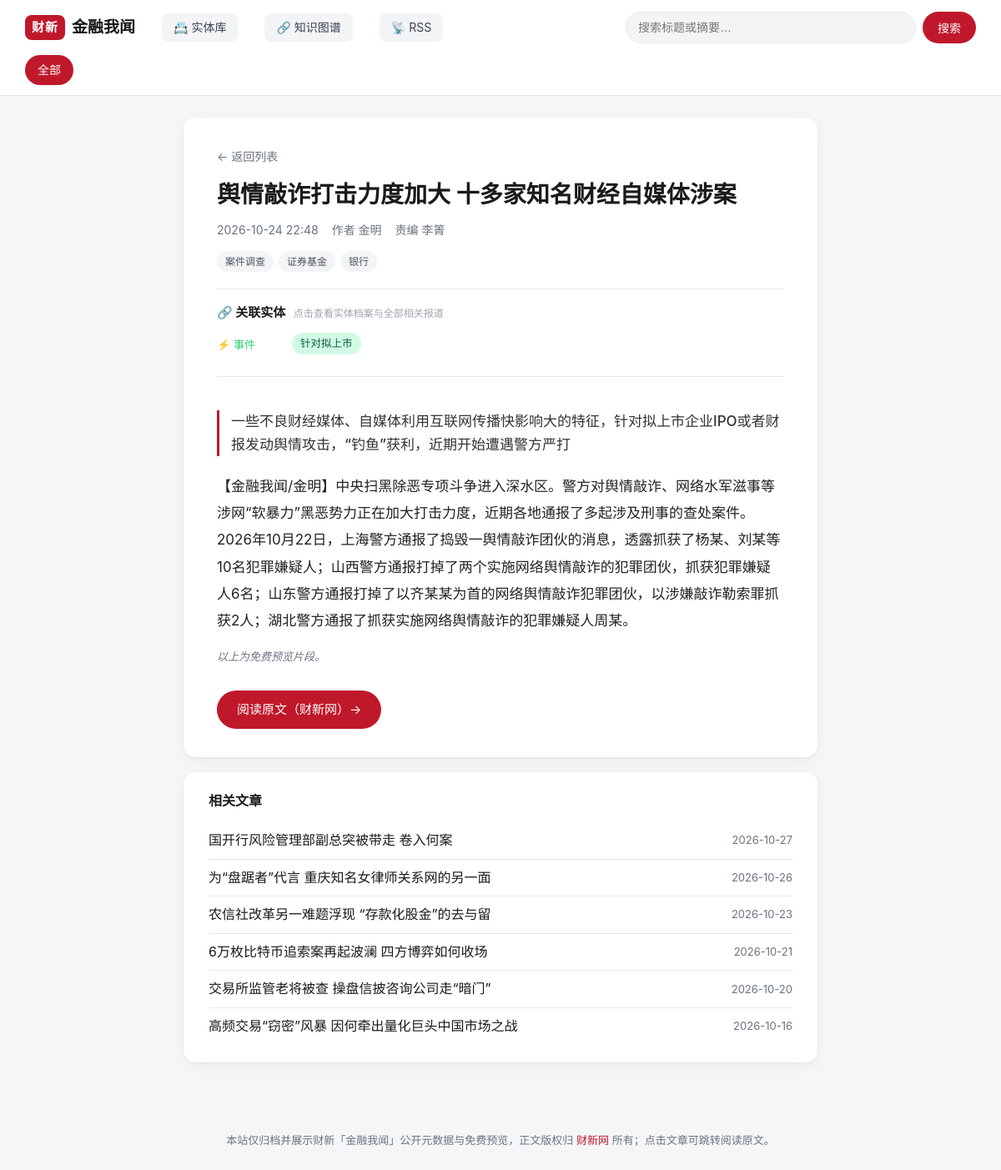
The app's page /a/102496998 with its own data.
### tables this page shows
CREATE TABLE articles(
          article_id TEXT NOT NULL, title TEXT NOT NULL, published_at TEXT NOT NULL,
          url TEXT PRIMARY KEY, discovered_at TEXT NOT NULL, checked_at TEXT NOT NULL
        , source TEXT NOT NULL DEFAULT '', summary TEXT NOT NULL DEFAULT '', body_text TEXT NOT NULL DEFAULT '', updated_at TEXT NOT NULL DEFAULT '', author TEXT NOT NULL DEFAULT '', editor TEXT NOT NULL DEFAULT '', image TEXT NOT NULL DEFAULT '');

CREATE TABLE tags(
      id INTEGER PRIMARY KEY AUTOINCREMENT, name TEXT UNIQUE NOT NULL
    );

CREATE TABLE entities(
        id INTEGER PRIMARY KEY AUTOINCREMENT,
        name TEXT NOT NULL,
        type TEXT NOT NULL CHECK(type IN ('person', 'org', 'event')),
        first_seen TEXT,
        last_seen TEXT,
        UNIQUE(name, type)
    );

### app.py (the view)
@app.route("/a/<article_id>")
def article(article_id: str):
    db = get_db()
    row = db.execute(
        "SELECT * FROM articles WHERE article_id=? AND source=? LIMIT 1",
        (article_id, SOURCE),
    ).fetchone()
    if row is None:
        abort(404)
    data = dict(row)
    data["tags"] = article_tags(db, row["url"])
    data["date"] = (row["published_at"] or "")[:10]
    entities = {
        "person": [],
        "org": [],
        "event": [],
    }
    try:
        for r in db.execute(
            """SELECT e.id, e.name, e.type FROM entities e
               JOIN article_entities ae ON ae.entity_id = e.id
               WHERE ae.article_url = ?
               ORDER BY e.type, e.name""",
            (row["url"],),
        ):
            entities[r["type"]].append({"id": r["id"], "name": r["name"]})
    except Exception:
        pass  # tables may not exist yet
    data["entities"] = entities
    related = []
    try:
        related = db.execute(
            """SELECT a.article_id, a.title, a.published_at,
                      count(*) AS shared,
                      group_concat(DISTINCT e.name) AS via
               FROM article_entities ae1
               JOIN article_entities ae2
                    ON ae2.entity_id = ae1.entity_id
                   AND ae2.article_url <> ae1.article_url
               JOIN entities e ON e.id = ae1.entity_id
               JOIN articles a ON a.url = ae2.article_url AND a.source = ?
               WHERE ae1.article_url = ?
               GROUP BY a.url
               ORDER BY shared DESC, a.published_at DESC LIMIT 8""",
            (SOURCE, row["url"]),
        ).fetchall()
    except Exception:
        related = []
    if not related and data["tags"]:
        related = db.execute(
            """SELECT DISTINCT a.article_id, a.title, a.published_at,
                      0 AS shared, NULL AS via
               FROM articles a JOIN article_tags at ON at.article_url = a.url
               JOIN tags t ON t.id = at.tag_id
               WHERE t.name = ? AND a.source = ? AND a.article_id <> ?
               ORDER BY a.published_at DESC LIMIT 6""",
            (data["tags"][0], SOURCE, article_id),
        ).fetchall()
    return render_template("article.html", a=data, related=related)

### app.py (called while the page is built)
def get_db() -> sqlite3.Connection:
    if "db" not in g:
        conn = sqlite3.connect(
            f"file:{DB_PATH.as_posix()}?mode=ro&immutable=1", uri=True
        )
        conn.row_factory = sqlite3.Row
        g.db = conn
    return g.db

def article_tags(db: sqlite3.Connection, url: str) -> list[str]:
    return [
        r["name"]
        for r in db.execute(
            "SELECT t.name FROM tags t JOIN article_tags at ON at.tag_id=t.id "
            "WHERE at.article_url=? ORDER BY t.name",
            (url,),
        )
    ]

@app.template_filter("nl2p")
def nl2p(text: str) -> str:
    parts = [p.strip() for p in (text or "").split("\n") if p.strip()]
    return "".join(f"<p>{p}</p>" for p in parts)

### templates/article.html (shortened to what this page needs)
{% extends "base.html" %}
{% block content %}
<article class="detail">
  <a class="back" href="{{ url_for('index') }}">← 返回列表</a>
  <h1 class="detail-title">{{ a.title }}</h1>
  <div class="meta">
    <time>{{ a.published_at[:16].replace('T', ' ') }}</time>
    {% if a.author %}<span>作者 {{ a.author }}</span>{% endif %}
    {% if a.editor %}<span>责编 {{ a.editor }}</span>{% endif %}
  </div>
  {% if a.tags %}
  <div class="tags detail-tags">
    {% for t in a.tags %}
    <a class="tag" href="{{ url_for('index', tag=t) }}">{{ t }}</a>
    {% endfor %}
  </div>
  {% endif %}
  {% if a.entities and (a.entities.person or a.entities.org or a.entities.event) %}
  <div class="entity-panel">
    <h3 class="entity-title">🔗 关联实体 <small>点击查看实体档案与全部相关报道</small></h3>
    {% if a.entities.event %}
    <div class="entity-row">
      <span class="entity-label event">⚡ 事件</span>
      <div class="entity-chips">
        {% for e in a.entities.event %}
        <a class="entity-chip event" href="{{ url_for('entity_detail', entity_id=e.id) }}">{{ e.name }}</a>
        {% endfor %}
      </div>
    </div>
    {% endif %}
  </div>
  {% endif %}
  {% if a.summary %}<p class="lead">{{ a.summary }}</p>{% endif %}
  {% if a.body_text %}
  <div class="prose">{{ a.body_text | nl2p | safe }}</div>
  <p class="preview-note">以上为免费预览片段。</p>
  {% else %}
  <p class="preview-note">本地暂未抓取预览内容。</p>
  {% endif %}
  <a class="readmore" href="{{ a.url }}" target="_blank" rel="noopener">
    阅读原文（财新网）→
  </a>
</article>
{% if related %}
<aside class="related">
  <h3>相关文章</h3>
  <ul>
    {% for r in related %}
    <li>
      <a href="{{ url_for('article', article_id=r['article_id']) }}">{{ r['title'] }}</a>
      <span class="related-meta">
        <time>{{ r['published_at'][:10] }}</time>
      </span>
    </li>
    {% endfor %}
  </ul>
</aside>
{% endif %}
{% endblock %}

### static/style.css (style rules this page uses)
:root { --bg: #f5f6f8; --card: #ffffff; --ink: #1a1a1a; --muted: #6b7280; --line: #e6e8eb; --brand: #c0182b; --brand-ink: #a01324; --accent: #f3f4f6; --radius: 14px; --shadow: 0 1px 3px rgba(0,0,0,.06), 0 6px 20px rgba(0,0,0,.04); }
* { box-sizing: border-box; }
html { -webkit-text-size-adjust: 100%; }
body { margin: 0; font-family: -apple-system, BlinkMacSystemFont, "Segoe UI", "PingFang SC", "Microsoft YaHei", "Hiragino Sans GB", sans-serif; color: var(--ink); background: var(--bg); line-height: 1.6; }
a { color: inherit; text-decoration: none; }
.tags { display: flex; flex-wrap: wrap; gap: 6px; padding: 10px 16px 16px; }
.tag { font-size: 12px; color: #4b5563; background: var(--accent); padding: 3px 10px; border-radius: 999px; }
.detail { background: #fff; border-radius: var(--radius); box-shadow: var(--shadow); max-width: 760px; margin: 26px auto 18px; padding: 34px 40px; }
.back { color: var(--muted); font-size: 14px; }
.detail-title { margin: 14px 0 12px; font-size: 28px; line-height: 1.35; }
.meta { display: flex; flex-wrap: wrap; gap: 16px; color: var(--muted); font-size: 14px; }
.detail-tags { padding: 14px 0 0; }
.lead { font-size: 17px; color: #333; font-weight: 500; border-left: 3px solid var(--brand); padding-left: 14px; margin: 20px 0; }
.prose { font-size: 17px; line-height: 1.9; color: #222; }
.prose p { margin: 0 0 16px; }
.preview-note { color: var(--muted); font-size: 13px; font-style: italic; }
.readmore { display: inline-block; margin-top: 18px; padding: 11px 24px; background: var(--brand); color: #fff; border-radius: 999px; font-size: 15px; }
.entity-panel { margin: 20px 0; padding: 16px 0; border-top: 1px solid var(--line); border-bottom: 1px solid var(--line); }
.entity-title { margin: 0 0 12px; font-size: 15px; color: var(--ink); }
.entity-row { display: flex; align-items: flex-start; gap: 10px; margin-bottom: 10px; }
.entity-label { flex: 0 0 80px; font-size: 13px; color: var(--muted); padding-top: 4px; }
.entity-label.event { color: #2ecc71; }
.entity-chips { display: flex; flex-wrap: wrap; gap: 6px; }
.entity-chip { padding: 3px 10px; border-radius: 999px; font-size: 12.5px; font-weight: 500; text-decoration: none; transition: filter .15s; }
.entity-title small { color: #9ca3af; font-weight: 400; font-size: 12px; margin-left: 6px; }
.entity-chip.event { background: #d1fae5; color: #065f46; }
.related { max-width: 760px; margin: 0 auto 40px; background: #fff; border-radius: var(--radius); box-shadow: var(--shadow); padding: 22px 30px; }
.related h3 { margin: 0 0 12px; font-size: 16px; }
.related ul { list-style: none; margin: 0; padding: 0; }
.related li { display: flex; justify-content: space-between; gap: 16px; padding: 9px 0; border-bottom: 1px solid var(--line); }
.related li:last-child { border-bottom: 0; }
.related a { flex: 1; }
.related time { color: var(--muted); font-size: 13px; flex: 0 0 auto; }

### templates/article.html (style rules this page uses)
.related-meta { display: flex; gap: 10px; align-items: center; flex-shrink: 0; }

### records on screen
articles: title "舆情敲诈打击力度加大 十多家知名财经自媒体涉案", published_at "2026-10-24 22:48", author "金明", editor "李箐", summary "一些不良财经媒体、自媒体利用互联网传播快影响大的特征，针对拟上市企业IPO或者财报发动舆情攻击，“钓鱼”获利，近期开始遭遇警方严打", body_text|nl2p "【金融我闻/金明】中央扫黑除恶专项斗争进入深水区。警方对舆情敲诈、网络水军滋事等涉网“软暴力”黑恶势力正在加大打击力度，近期各地通报了多起涉及刑事的查处案件。 2026年10月22日，上海警方通报了捣毁一舆情敲诈团伙的消息，透露抓获了杨某、刘某等10名犯罪嫌疑人；山西警方通报打掉了两个实施网络舆情敲诈的犯罪团伙，抓获犯罪嫌疑人6名；山东警方通报打掉了以齐某某为首的网络舆情敲诈犯罪团伙，以涉嫌敲诈勒索罪抓获2人；湖北警方通报了抓获实施网络舆情敲诈的犯罪嫌疑人周某。"
tags: name "案件调查"
tags: name "证券基金"
tags: name "银行"
entities: name "针对拟上市"

### other values on screen
{{ r['title'] }} "国开行风险管理部副总突被带走 卷入何案" "为“盘踞者”代言 重庆知名女律师关系网的另一面" "农信社改革另一难题浮现 “存款化股金”的去与留" "6万枚比特币追索案再起波澜 四方博弈如何收场" "交易所监管老将被查 操盘信披咨询公司走“暗门”" "高频交易“窃密”风暴 因何牵出量化巨头中国市场之战"
{{ r['published_at'][:10] }} "2026-10-27" "2026-10-26" "2026-10-23" "2026-10-21" "2026-10-20" "2026-10-16"
